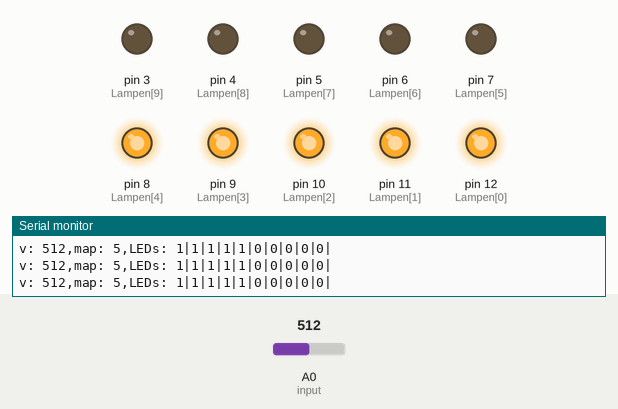
The sketch below on a simulated Arduino Uno, built with avr-gcc and run on an emulated ATmega328P. Shown: output pins drawn as LEDs (lit = HIGH), the last lines printed to the serial monitor. The test bench sets the inputs (shaded band); at power-on: A0 (input) = 512.

Above: at 1.2 s.
1.3 s: A0 (input) set to 485
At 1.9 s:
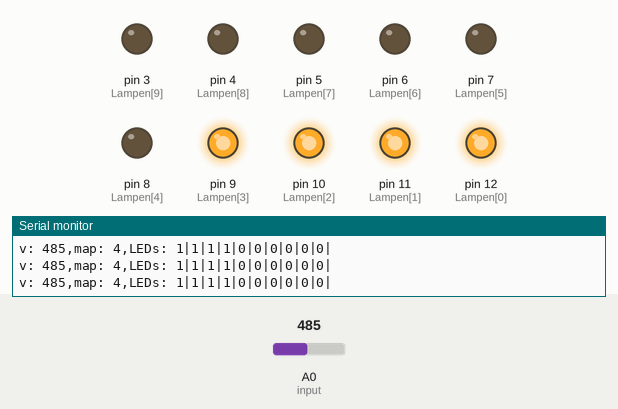
2.8 s: A0 (input) set to 107
At 3.4 s:
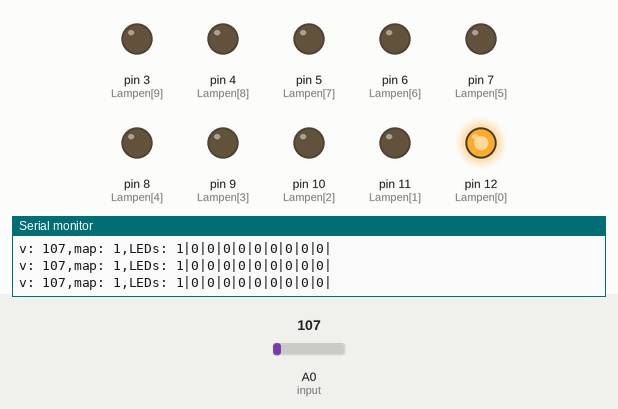
4.3 s: A0 (input) set to 88
At 4.9 s:
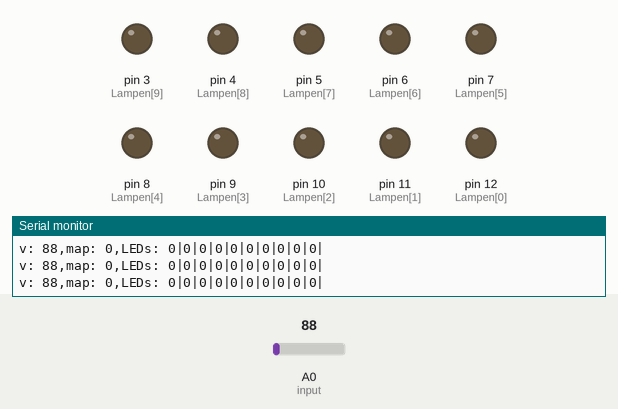
5.8 s: A0 (input) set to 306
At 6.5 s:
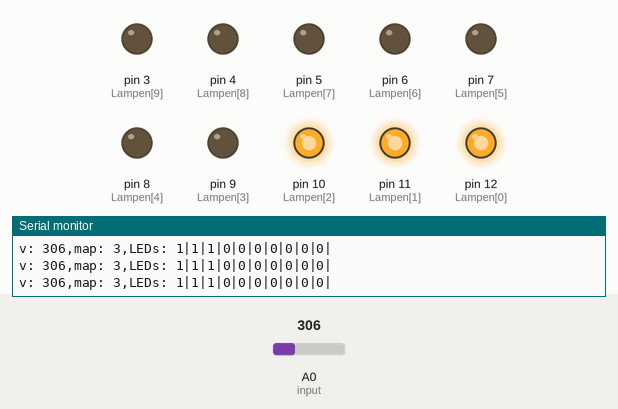
7.3 s: A0 (input) set to 386
8.8 s: A0 (input) set to 413
At 10.0 s:
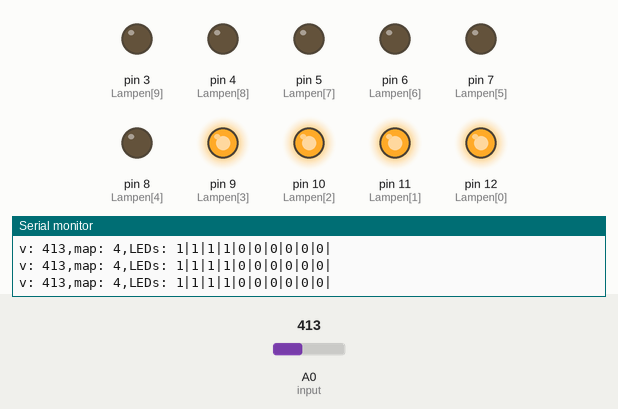
Timing chart, 0 to 11.8 s (numbered marks = the images above; inputs shaded):
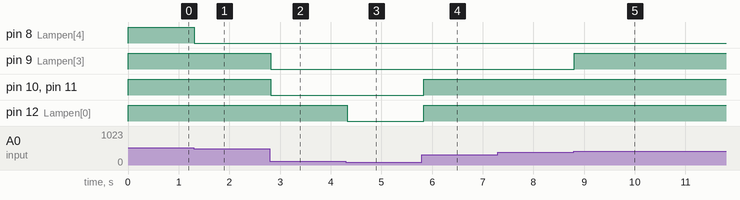

Measured:
- the behaviour switches between 500 and 499 on A0 (input) (found by bisection; images 0 and 1)
- the behaviour switches between 100 and 99 on A0 (input) (found by bisection; images 2 and 3)
- the behaviour switches between 399 and 400 on A0 (input) (found by bisection; images 4 and 5)
- after the input at 1.3 s, pin 8 (Lampen[4]): HIGH → LOW at once
- after the input at 2.8 s, pin 9 (Lampen[3]), pin 10 (Lampen[2]), pin 11 (Lampen[1]): HIGH → LOW at once
- after the input at 4.3 s, pin 12 (Lampen[0]): HIGH → LOW at once
- after the input at 5.8 s, pin 10 (Lampen[2]), pin 11 (Lampen[1]), pin 12 (Lampen[0]): LOW → HIGH at once
- after the input at 8.8 s, pin 9 (Lampen[3]): LOW → HIGH at once

The sketch:

technik.ino
```cpp
int Lampen[10] = {12,11,10,9,8,7,6,5,4,3};
char input = A0;
int out;
String debug = "";

#define ELEMENTCOUNT(x)  (sizeof(x) / sizeof(x[0]))

void setup() {
  Serial.begin(9600);
//pins Definieren
  pinMode(input, INPUT);
// output pins klug Definieren
  int a = 0;
for(int index = 0; index < ELEMENTCOUNT(Lampen); index++){
    pinMode(Lampen[index], OUTPUT);
    a++;
  };
  Serial.println("OK Lets go!");
}

void loop() {
  int input = analogRead(input);
  debug = debug + "v: " + input;
  out = map(input,0,1000,0,10);
  debug = debug + ",map: " + out + ",LEDs: ";

//leds an machen
  int f = 0;
  while(f<out){
    debug = debug + "1|";
    digitalWrite(Lampen[f], HIGH);
    f++;
  };
//rest aus machen
  while(f<10){
    debug = debug + "0|";
    digitalWrite(Lampen[f], LOW);
    f++;
  };
  delay(50);
  Serial.println(debug);
  debug = "";
}
```
